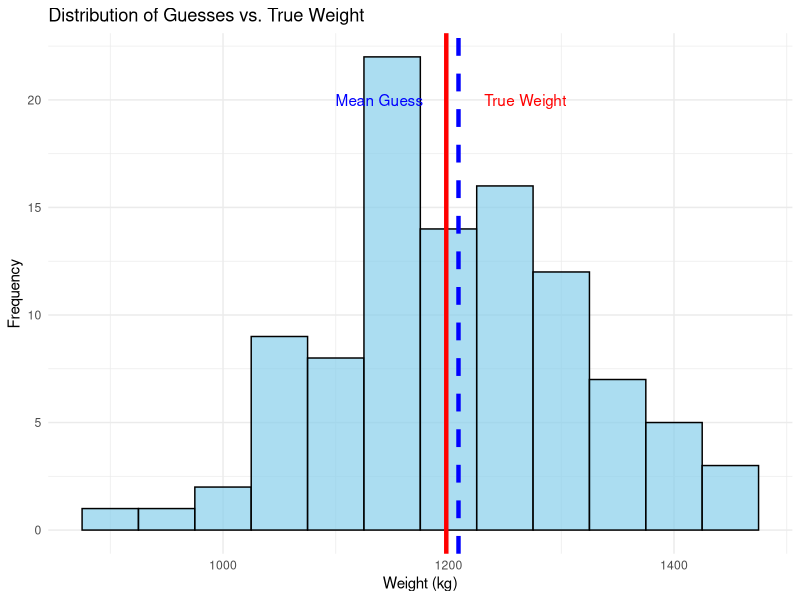

The R script that drew this image:
## ---- chunk 1
knitr::opts_chunk$set(echo = FALSE, warning = FALSE, message = FALSE)
library(ggplot2)
library(dplyr)
## ---- chunk 2
# Simulate data for illustration
set.seed(123)
true_weight <- 1198
guesses <- rnorm(100, mean = true_weight, sd = 120)
mean_guess <- mean(guesses)
## ---- chunk 3
df <- data.frame(guess = guesses)
ggplot(df, aes(x = guess)) +
  geom_histogram(binwidth = 50, fill = "skyblue", color = "black", alpha = 0.7) +
  geom_vline(xintercept = true_weight, color = "red", size = 1.5) +
  geom_vline(xintercept = mean_guess, color = "blue", size = 1.5, linetype = "dashed") +
  annotate("text", x = true_weight + 70, y = 20, label = "True Weight", color = "red") +
  annotate("text", x = mean_guess - 70, y = 20, label = "Mean Guess", color = "blue") +
  labs(title = "Distribution of Guesses vs. True Weight",
       x = "Weight (kg)",
       y = "Frequency") +
  theme_minimal()
## ---- chunk 4
# Create a small table of sample guesses
set.seed(456)
sample_guesses <- sample(guesses, 10)
sample_df <- data.frame(
  Participant = 1:10,
  Guess = round(sample_guesses),
  Error = round(sample_guesses - true_weight)
)

# Use a simpler table format that's more compatible with beamer
knitr::kable(sample_df)
